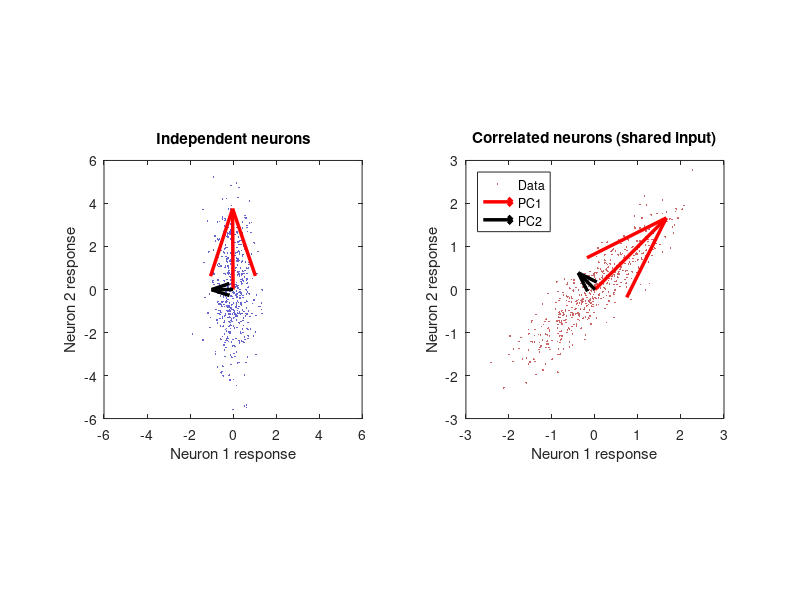
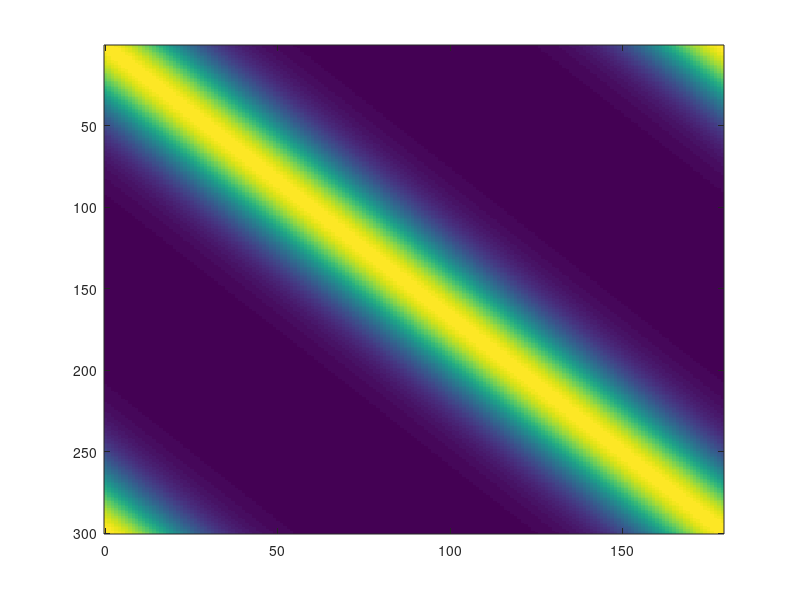

These charts were generated, in order, by the following MATLAB code: (Note: this script raises an error after producing the figures.)
%% PCANeuroPopTutorial.m
%
% Principal Components Analysis of Neural Population Data
%
% This tutorial introduces PCA as a tool for understanding the geometry of
% neural population responses. It is designed to be run section by section
% (Ctrl+Enter / Cmd+Enter in each cell). Read the comments carefully -- the
% conceptual narrative and homework problems are embedded in the code.
%
% The tutorial builds in four stages:
%
%   Part I.   Why neural populations live in low-dimensional subspaces
%   Part II.  Covariance and its eigensystem -- the mathematical backbone of PCA
%   Part III. PCA on a simulated orientation-tuning population
%   Part IV.  PCA with two-dimensional stimuli (orientation × spatial frequency)
%   Part V.   Fixed-axis projection -- comparing two populations in a common space
%
% Prerequisites: linear algebra tutorial, stochastic processes tutorial
%
% Author:  Shin Kira (skira@fsu.edu)
% Created: 2026
%
% Dependencies: none (self-contained)

clear all
close all

%% ========================================================================
%  Part I.  Motivation: why neural data is high-dimensional but structured
%% ========================================================================

% Suppose you record simultaneously from N neurons while showing a visual
% stimulus. Each neuron's response at one moment is a single number. So
% the combined state of the population at that moment is a point in an
% N-dimensional space -- one axis per neuron.
%
% If N = 300, the population state lives in a 300-dimensional space. That
% sounds intractable. But neurons are not independent: they share inputs,
% are embedded in circuits, and respond to common stimulus features. These
% shared influences mean that the population does NOT wander freely through
% all 300 dimensions. Instead, its responses cluster around a
% low-dimensional surface -- a *manifold* -- embedded in that large space.
%
% PCA is a principled way to find the orientation of that manifold. It
% answers: what are the directions in neuron-space along which the
% population varies the most across stimuli?
%
% To build intuition, let's start with a 2-neuron "population" and
% visualize everything directly.

%% -------------------------------------------------------------------------
%  Example 1: two neurons, uncorrelated
%  -------------------------------------------------------------------------

rng(42)  % fix random seed for reproducibility

N_samples = 500;

% Two neurons with independent responses (different standard deviations)
neuron1 = randn(N_samples, 1) * 0.5;   % sd = 0.5
neuron2 = randn(N_samples, 1) * 2.0;   % sd = 2.0

Dist_indep = [neuron1, neuron2];

figure(1); clf
subplot(1,2,1)
plot(Dist_indep(:,1), Dist_indep(:,2), '.', 'MarkerSize', 4, 'Color', [0.4 0.4 0.8])
axis([-6 6 -6 6]); axis square
xlabel('Neuron 1 response'); ylabel('Neuron 2 response')
title('Independent neurons')

% The cloud of points is axis-aligned: knowing neuron 1''s response tells
% you nothing about neuron 2's response. The "natural" axes of this
% distribution are the x and y axes themselves.

%% -------------------------------------------------------------------------
%  Example 2: two neurons, correlated
%  -------------------------------------------------------------------------

% Now imagine both neurons receive a common input (e.g., a shared stimulus
% drive). We construct correlated responses by mixing independent sources.

common  = randn(N_samples, 1);
private = randn(N_samples, 1);

neuron1_corr = 0.8 * common + 0.2 * private;
neuron2_corr = 0.8 * common - 0.2 * private;

Dist_corr = [neuron1_corr, neuron2_corr];

subplot(1,2,2)
plot(Dist_corr(:,1), Dist_corr(:,2), '.', 'MarkerSize', 4, 'Color', [0.8 0.4 0.4])
axis([-3 3 -3 3]); axis square
xlabel('Neuron 1 response'); ylabel('Neuron 2 response')
title('Correlated neurons (shared input)')

% The correlated cloud is elongated along the diagonal. The "natural" axes
% are no longer the x and y axes -- they're rotated. PCA finds these
% natural axes.

% Homework question 1.
% (a) What does the orientation of the elongated cloud tell you about the
%     relationship between the two neurons?
% (b) If common input is much stronger than private noise, what shape does
%     the cloud approach? What does PCA return in that limit?
% (c) What would the cloud look like if neuron2 = -neuron1 + noise?
%     How would PCA change?

%% ========================================================================
%  Part II.  The covariance matrix and its eigensystem
%% ========================================================================

% The covariance matrix captures pairwise relationships between all pairs
% of neurons. For a population recorded over many stimuli, the (i,j) entry
% of the covariance matrix is:
%
%   Cov(i,j) = <r_i * r_j> - <r_i><r_j>
%
% where <.> denotes the average across stimuli (or trials). The diagonal
% entries are the variances of each neuron; off-diagonal entries reflect
% how much two neurons co-vary. Let's compute the covariance matrix for
% our two example distributions.

C_indep = cov(Dist_indep);
C_corr  = cov(Dist_corr);

fprintf('\nCovariance matrix, independent neurons:\n');
disp(C_indep)
fprintf('Covariance matrix, correlated neurons:\n');
disp(C_corr)

% For the independent case, the off-diagonal entries are near zero (small
% sampling noise only). For the correlated case, they are large and
% positive, reflecting the shared drive.

% The key insight: the *eigenvectors* of the covariance matrix point along
% the natural axes of the data cloud. The corresponding *eigenvalues* tell
% you how much variance falls along each eigenvector.

[V_indep, D_indep] = eig(C_indep);
[V_corr,  D_corr]  = eig(C_corr);

% Sort by descending eigenvalue (MATLAB's eig doesn't guarantee order)
[d_indep, idx] = sort(diag(D_indep), 'descend');
V_indep = V_indep(:, idx);

[d_corr, idx] = sort(diag(D_corr), 'descend');
V_corr = V_corr(:, idx);

fprintf('Eigenvalues (independent): %.3f, %.3f\n', d_indep(1), d_indep(2));
fprintf('Eigenvalues (correlated):  %.3f, %.3f\n', d_corr(1),  d_corr(2));

% Now superimpose the eigenvectors on the scatter plots
figure(1)
subplot(1,2,1); hold on
scale = 2;
quiver(0, 0, scale*V_indep(1,1)*sqrt(d_indep(1)), scale*V_indep(2,1)*sqrt(d_indep(1)), ...
    0, 'r', 'LineWidth', 2.5, 'MaxHeadSize', 0.5)
quiver(0, 0, scale*V_indep(1,2)*sqrt(d_indep(2)), scale*V_indep(2,2)*sqrt(d_indep(2)), ...
    0, 'k', 'LineWidth', 2.5, 'MaxHeadSize', 0.5)
hold off

subplot(1,2,2); hold on
quiver(0, 0, scale*V_corr(1,1)*sqrt(d_corr(1)), scale*V_corr(2,1)*sqrt(d_corr(1)), ...
    0, 'r', 'LineWidth', 2.5, 'MaxHeadSize', 0.5)
quiver(0, 0, scale*V_corr(1,2)*sqrt(d_corr(2)), scale*V_corr(2,2)*sqrt(d_corr(2)), ...
    0, 'k', 'LineWidth', 2.5, 'MaxHeadSize', 0.5)
legend('Data', 'PC1', 'PC2', 'Location', 'northwest')
hold off

% For the independent case the eigenvectors line up with the coordinate
% axes (as expected). For the correlated case they are rotated ~45 degrees,
% aligned with the main axis of the elongated cloud.

% Homework question 2.
% (a) The length of each arrow is scaled by sqrt(eigenvalue). Why is that
%     a meaningful choice? What does it represent geometrically?
% (b) The total variance of the population (summed across neurons) equals
%     the sum of all eigenvalues. Verify this for both distributions using
%     the diagonal of the covariance matrix and the eigenvalues.
% (c) PCA is equivalent to finding a rotation of the coordinate axes such
%     that the covariance matrix becomes diagonal in the new frame. Convince
%     yourself of this by computing V' * C * V for the correlated case.
%     What do you find?

%% ========================================================================
%  Part III.  PCA on a simulated orientation-tuning population
%% ========================================================================

% Now let's move to a realistic neural setting: a population of N neurons
% tuned to stimulus orientation. This mirrors a cortical recording in which
% many V1 neurons respond to oriented gratings with different preferred
% orientations.

%% -------------------------------------------------------------------------
%  Simulate population responses
%  -------------------------------------------------------------------------

N         = 300;           % number of neurons
baseline  = 0.1;           % baseline response (e.g., dF/F or normalized spike rate)
gain      = 1.0;           % response gain

% Preferred orientations, uniformly tiling 0..180 degrees
% (orientation is a 180-degree variable because a grating at 0 deg looks
% the same as one at 180 deg)
pref_oris = linspace(0, 179.9, N)';   % N x 1, degrees

% Stimulus orientations to present
stim_oris = 0:1:179;                  % 180 orientations, 1-deg steps

% Orientation tuning: von Mises-like function, 180-deg periodic.
% The response of neuron n to stimulus s is:
%   R(n,s) = baseline + gain * exp( kappa * cos( 2*(theta_s - theta_n) ) )
%
% kappa controls tuning width: larger kappa = sharper tuning.
kappa = 3 * ones(N, 1);

deg2rad    = pi / 180;
theta_pref = pref_oris * deg2rad;     % N x 1
theta_stim = stim_oris * deg2rad;     % 1 x S

S = numel(stim_oris);
R = zeros(N, S);

for s = 1:S
    dtheta  = theta_stim(s) - theta_pref;      % N x 1
    R(:, s) = baseline + gain * exp(kappa .* cos(2 * dtheta));
end

% Normalize each neuron's responses so that its maximum = baseline + gain.
% This removes differences in absolute firing rate across neurons and lets
% us focus on the shape of the population code.
R = R ./ max(R, [], 2) * (baseline + gain);

fprintf('Population response matrix R: %d neurons x %d stimuli\n', size(R,1), size(R,2));

%% -------------------------------------------------------------------------
%  Visualize the population response matrix
%  -------------------------------------------------------------------------

figure(2); clf
set(gcf, 'OuterPosition', [50 100 700 600])
imagesc(stim_oris, 1:N, R);
colormap(parula); colorbar;
xlabel('Stimulus orientation (deg)');
ylabel('Neuron index');
title('Population response matrix R  (neurons × stimuli)', 'FontSize', 16);

% Each row is the tuning curve of one neuron. You can see the diagonal
% band of high activity: each neuron responds strongly when the stimulus
% orientation matches its preference.

%% -------------------------------------------------------------------------
%  Example tuning curves
%  -------------------------------------------------------------------------

example_neurons = [1 51 101 151 201 251];   % neurons with different preferences
colors = lines(numel(example_neurons));

figure(3); clf
set(gcf, 'OuterPosition', [50 100 750 500])
hold on
for ii = 1:numel(example_neurons)
    n = example_neurons(ii);
    plot(stim_oris, R(n,:), 'LineWidth', 2, 'Color', colors(ii,:));
end
hold off
xlabel('Stimulus orientation (deg)');
ylabel('Normalized response');
title('Example tuning curves', 'FontSize', 16);
legend(arrayfun(@(n) sprintf('Neuron %d (pref %.0f°)', n, pref_oris(n)), ...
    example_neurons, 'UniformOutput', false), 'Location', 'northeast');
xlim([0 180]);

%% -------------------------------------------------------------------------
%  Run PCA
%  -------------------------------------------------------------------------

% Convention: rows of X are observations (stimuli), columns are features (neurons).
% We mean-center across stimuli before running PCA -- this removes any
% constant offset that is the same for every stimulus.

X  = R.';             % [S x N] -- each row is one stimulus condition
Xc = X - mean(X, 1); % subtract per-neuron mean across stimuli

[coeff, score, latent] = pca(Xc);
% coeff:  [N x N] -- columns are principal component directions (in neuron space)
% score:  [S x N] -- projections of each stimulus onto each PC
% latent: [N x 1] -- eigenvalues (variance explained by each PC)

explVar    = 100 * latent / sum(latent);
cumExplVar = cumsum(explVar);

%% -------------------------------------------------------------------------
%  Scree plot -- how many dimensions does the representation need?
%  -------------------------------------------------------------------------

figure(4); clf
set(gcf, 'OuterPosition', [800 100 700 550])

subplot(2,1,1)
plot(1:numel(explVar), cumExplVar, '-o', 'LineWidth', 1.5, ...
    'MarkerSize', 4, 'Color', [0.2 0.5 0.8])
yline(90, '--k', '90%', 'LabelHorizontalAlignment', 'left');
yline(99, '--r', '99%', 'LabelHorizontalAlignment', 'left');
xlabel('Number of PCs');
ylabel('Cumulative variance (%)');
title('Explained variance (orientation-only population)', 'FontSize', 14);
grid on; ylim([0 101]);

subplot(2,1,2)
plot(1:20, explVar(1:20), '-o', 'LineWidth', 1.5, ...
    'MarkerSize', 5, 'Color', [0.8 0.3 0.2])
xlabel('PC index');
ylabel('Variance explained (%)');
title('Per-PC variance (first 20 PCs)', 'FontSize', 14);
grid on;

fprintf('\nTop 3 PCs explain: %.1f%%, %.1f%%, %.1f%%\n', ...
    explVar(1), explVar(2), explVar(3));

% If you ran the simulation correctly, you should find that the top 2--3
% PCs explain almost all the variance. Why? Because all 300 neurons are
% tuned to orientation in the same smooth way -- the population only needs
% a small number of "basis functions" to represent all 180 orientations.

% Homework question 3.
% (a) How many PCs are needed to explain 99% of the variance? Compare this
%     to the number of neurons (N = 300) and the number of stimuli (S = 180).
%     What does this tell you about the intrinsic dimensionality of the
%     orientation representation?
% (b) Repeat the simulation with kappa = 1 (broader tuning) and kappa = 8
%     (sharper tuning). How does the explained variance plot change? Why?
% (c) Add Gaussian noise to R (noise_sigma = 0.1 * randn(size(R))) before
%     running PCA. How does the scree plot change? What does this tell you
%     about what PCA "sees" in noisy data?

%% -------------------------------------------------------------------------
%  The orientation ring: PC1-PC2 space
%  -------------------------------------------------------------------------

% Color each stimulus by its orientation using a cyclic (HSV) colormap.
% Since orientation is periodic (0 deg == 180 deg visually), a cyclic
% colormap is the right choice.

angles_color = linspace(0, 2*pi, S+1);
angles_color(end) = [];
cmap_ori = hsv2rgb([angles_color'/(2*pi), ones(S,1), ones(S,1)]);

figure(5); clf
set(gcf, 'OuterPosition', [50 100 700 700])
hold on

% Draw the connecting line (stimuli in order) to show the ring structure
plot(score(:,1), score(:,2), '-k', 'LineWidth', 1.0)
plot([score(end,1) score(1,1)], [score(end,2) score(1,2)], '-k', 'LineWidth', 1.0)

for s = 1:S
    scatter(score(s,1), score(s,2), 40, cmap_ori(s,:), 'filled', ...
        'MarkerEdgeColor', 'k', 'LineWidth', 0.3);
end

xlabel(sprintf('PC1 (%.1f%%)', explVar(1)));
ylabel(sprintf('PC2 (%.1f%%)', explVar(2)));
title('Population response geometry: PC1 vs PC2', 'FontSize', 16);

colormap(gca, cmap_ori);
c = colorbar;
tick_oris = 0:30:180;
c.Ticks = tick_oris / 180;
c.TickLabels = string(tick_oris) + "°";
c.Label.String = 'Stimulus orientation';

axis equal; grid on; hold off

% The population response traces out a *ring* (approximately a circle) in
% PC1-PC2 space. This is the "orientation manifold" of V1-like populations.
%
% Why a ring? Orientation is a periodic variable. As the stimulus rotates
% from 0 to 180 degrees, the population activity vector rotates through
% neuron space -- and when mapped to PC space it sweeps out a closed loop.
% The precise shape is approximately circular because of the smooth,
% periodic nature of von Mises tuning.

%% -------------------------------------------------------------------------
%  What do PC1 and PC2 look like in neuron space?
%  -------------------------------------------------------------------------

% The principal components are vectors in neuron space. Each entry
% (coeff(n, k)) tells you how much neuron n contributes to PC k.
% Let's plot the first two PCs as functions of the neurons' preferred
% orientations -- this reveals their interpretation.

figure(6); clf
set(gcf, 'OuterPosition', [800 100 750 500])
hold on
plot(pref_oris, coeff(:,1), 'b-', 'LineWidth', 2);
plot(pref_oris, coeff(:,2), 'r-', 'LineWidth', 2);
xlabel('Preferred orientation of neuron (deg)');
ylabel('PC loading');
title('PC loadings as a function of preferred orientation', 'FontSize', 16);
legend('PC1', 'PC2');
xlim([0 180]); grid on; hold off

% PC1 and PC2 look like sinusoids -- cosine and sine -- as functions of
% preferred orientation. This makes geometric sense: they are the first two
% Fourier components of the orientation "circle". Together they encode
% which direction on the ring the population is pointing.
%
% This gives us a beautiful interpretation: PC1 and PC2 form a 2D
% coordinate system that captures orientation as an angle. Reading out
% the stimulus orientation from the population is equivalent to computing
% atan2(score2, score1).

% Verify: can we recover the stimulus from PC coordinates alone?
est_ori_rad = atan2(score(:,2), score(:,1));   % recover angle from PC plane
est_ori_deg = mod(est_ori_rad * 180/pi, 360);
% atan2 returns values in (-180, 180), and our orientation is periodic over
% 180 deg (not 360), so we need to fold back:
est_ori_deg = mod(est_ori_deg, 180);

figure(7); clf
set(gcf, 'OuterPosition', [50 100 650 500])
plot(stim_oris, est_ori_deg, '.', 'MarkerSize', 5, 'Color', [0.3 0.6 0.9])
hold on; plot([0 180], [0 180], '-k', 'LineWidth', 1.5); hold off
xlabel('True stimulus orientation (deg)');
ylabel('Estimated orientation from PCs (deg)');
title('Orientation decoded from PC1-PC2 alone', 'FontSize', 16);
grid on; axis square

% Homework question 4.
% (a) Why does the decoded orientation have a discontinuity or "fold" at
%     some stimulus values? What is the relationship between the 180-deg
%     periodicity of orientation and the 360-deg range of atan2?
% (b) How would you modify the decoding to handle the 180-deg vs 360-deg
%     ambiguity perfectly? Hint: think about how a 2*theta wrapping affects
%     the response.
% (c) If you added a third neuron class tuned to colors (not orientation),
%     where in the PC space would color responses appear? What would the
%     scree plot look like?

%% -------------------------------------------------------------------------
%  Effect of tuning width on population geometry
%  -------------------------------------------------------------------------

% Let's compare populations with different kappa values side by side.

figure(8); clf
set(gcf, 'OuterPosition', [50 100 1200 450])

kappa_vals  = [1, 3, 8];
panel_titles = {'Broad tuning (κ = 1)', 'Medium tuning (κ = 3)', 'Sharp tuning (κ = 8)'};

for ki = 1:3
    kv = kappa_vals(ki);
    kappa_v = kv * ones(N, 1);

    Rv = zeros(N, S);
    for s = 1:S
        dtheta   = theta_stim(s) - theta_pref;
        Rv(:, s) = baseline + gain * exp(kappa_v .* cos(2 * dtheta));
    end
    Rv = Rv ./ max(Rv, [], 2) * (baseline + gain);

    Xv  = Rv.';
    Xvc = Xv - mean(Xv, 1);
    [~, sv, lv] = pca(Xvc);

    ev = 100 * lv / sum(lv);

    subplot(1,3,ki)
    plot(sv(:,1), sv(:,2), '-k', 'LineWidth', 0.8); hold on
    plot([sv(end,1) sv(1,1)], [sv(end,2) sv(1,2)], '-k', 'LineWidth', 0.8);
    for s = 1:S
        scatter(sv(s,1), sv(s,2), 20, cmap_ori(s,:), 'filled');
    end
    hold off
    axis equal; grid on;
    xlabel('PC1'); ylabel('PC2');
    title(sprintf('%s\n%.1f%% + %.1f%%', panel_titles{ki}, ev(1), ev(2)), 'FontSize', 13);
end

% Notice that all three populations form a ring, but the *radius* and
% how variance is distributed across PCs differs. With sharper tuning,
% each neuron responds to fewer stimuli, so the responses are more
% "spiky" and higher PCs carry more variance (the ring is rougher). With
% broader tuning, the responses are smoother and nearly all variance
% collapses into the first two PCs.

%% ========================================================================
%  Part IV.  PCA with two-dimensional stimuli: orientation × spatial frequency
%% ========================================================================

% Real visual neurons are tuned to both orientation AND spatial frequency
% (SF). A neuron preferring vertical gratings at 2 c/deg responds poorly
% to horizontal gratings or to very low/high spatial frequencies. When we
% vary both dimensions independently, the population response traces out a
% more complex surface in neuron space -- a torus.

%% -------------------------------------------------------------------------
%  Build an orientation × SF population
%  -------------------------------------------------------------------------

N_ori = 80;    % preferred orientations
N_sf  = 10;    % preferred spatial frequencies per orientation
N2    = N_ori * N_sf;

pref_oris2_base = linspace(0, 179.9, N_ori)';
sf_grid_base    = logspace(-2, 1, N_sf);   % 0.01 to 10 c/deg

[ori_idx2, sf_idx2] = ndgrid(1:N_ori, 1:N_sf);
pref_oris2 = pref_oris2_base(ori_idx2(:));   % N2 x 1
pref_sfs2  = sf_grid_base(sf_idx2(:))';      % N2 x 1

% Stimulus grid: all combinations of orientation and SF
stim_oris2 = 0:15:165;    % 12 orientations
stim_sfs2  = logspace(-2, 1, 8);   % 8 SFs

[ori_sg, sf_sg] = ndgrid(1:numel(stim_oris2), 1:numel(stim_sfs2));
stim_ori_list = stim_oris2(ori_sg(:));   % n_cond x 1
stim_sf_list  = stim_sfs2(sf_sg(:));     % n_cond x 1
n_cond2       = numel(stim_ori_list);

% Tuning parameters
kappa2    = 3 * ones(N2, 1);   % orientation selectivity
sf_sigma2 = 0.5 * ones(N2, 1); % SF bandwidth in log10 units

deg2rad2     = pi/180;
theta_pref2  = pref_oris2 * deg2rad2;
log_pref_sfs = log10(pref_sfs2);

% Compute population responses
R2 = zeros(N2, n_cond2);

for c = 1:n_cond2
    theta_stim2  = stim_ori_list(c) * deg2rad2;
    dtheta2      = theta_stim2 - theta_pref2;                  % N2 x 1
    ori_tuning2  = exp(kappa2 .* cos(2 * dtheta2));

    log_sf_stim = log10(stim_sf_list(c));
    dlog_sf      = log_sf_stim - log_pref_sfs;                 % N2 x 1
    sf_tuning2   = exp(-(dlog_sf.^2) ./ (2 * sf_sigma2.^2));

    R2(:, c) = baseline + gain * (ori_tuning2 .* sf_tuning2);
end

fprintf('Orientation × SF population: %d neurons, %d stimulus conditions\n', N2, n_cond2);

%% -------------------------------------------------------------------------
%  PCA on the orientation × SF population
%  -------------------------------------------------------------------------

X2  = R2.';
X2c = X2 - mean(X2, 1);

[~, score2, latent2] = pca(X2c);
explVar2 = 100 * latent2 / sum(latent2);

fprintf('Top 5 PCs explain: %.1f%%, %.1f%%, %.1f%%, %.1f%%, %.1f%%\n', ...
    explVar2(1), explVar2(2), explVar2(3), explVar2(4), explVar2(5));

%% -------------------------------------------------------------------------
%  Color coding: orientation = hue, SF = saturation
%  -------------------------------------------------------------------------

nOri_c2 = numel(stim_oris2);
hues2    = linspace(0, 1, nOri_c2+1)';
hues2(end) = [];

[~, ori_idx_for_cond] = ismember(stim_ori_list, stim_oris2);

sf_min2   = min(stim_sf_list);
sf_max2   = max(stim_sf_list);
sf_norm2  = (stim_sf_list - sf_min2) / (sf_max2 - sf_min2);
saturation = 0.2 + 0.8 * sf_norm2;   % low SF -> pale, high SF -> vivid

colors2 = zeros(n_cond2, 3);
for i = 1:n_cond2
    colors2(i,:) = hsv2rgb([hues2(ori_idx_for_cond(i)), saturation(i), 1]);
end

%% -------------------------------------------------------------------------
%  3D PC plot: orientation × SF manifold
%  -------------------------------------------------------------------------

figure(9); clf
set(gcf, 'OuterPosition', [50 100 750 750])
hold on

plot3(score2(:,1), score2(:,2), score2(:,3), '-k', 'LineWidth', 0.8);

for i = 1:n_cond2
    scatter3(score2(i,1), score2(i,2), score2(i,3), ...
        70, colors2(i,:), 'filled', 'MarkerEdgeColor','k', 'LineWidth', 0.3);
end

xlabel(sprintf('PC1 (%.1f%%)', explVar2(1)));
ylabel(sprintf('PC2 (%.1f%%)', explVar2(2)));
zlabel(sprintf('PC3 (%.1f%%)', explVar2(3)));
title('Orientation × SF population: PC1-PC2-PC3 manifold', 'FontSize', 16);

cmap2 = hsv2rgb([hues2, ones(nOri_c2,1), ones(nOri_c2,1)]);
colormap(gca, cmap2);
c2 = colorbar;
tick_oris2    = 0:30:165;
c2.Ticks      = tick_oris2 / max(stim_oris2);
c2.TickLabels = string(tick_oris2) + "°";
c2.Label.String = 'Orientation (hue), SF (saturation)';

grid on; axis equal; view(3); hold off

% With two stimulus dimensions, the manifold is no longer a simple ring.
% Instead it takes the form of a torus: orientation wraps around one
% direction (the ring we saw before), and SF varies along the "tube"
% of the torus. The dimensionality of the representation has increased --
% we now need more PCs to capture the full variance.

%% -------------------------------------------------------------------------
%  Scree plot comparison: 1D vs 2D stimuli
%  -------------------------------------------------------------------------

figure(10); clf
set(gcf, 'OuterPosition', [800 100 700 500])
hold on
plot(1:20, cumExplVar(1:20), '-o', 'LineWidth', 1.8, ...
    'MarkerSize', 5, 'Color', [0.2 0.5 0.9], 'DisplayName', 'Orientation only');
plot(1:20, cumsum(explVar2(1:20)), '-s', 'LineWidth', 1.8, ...
    'MarkerSize', 5, 'Color', [0.9 0.3 0.2], 'DisplayName', 'Orientation × SF');
yline(90, '--k');
hold off
xlabel('Number of PCs');
ylabel('Cumulative variance (%)');
title('Dimensionality: 1D vs 2D stimuli', 'FontSize', 16);
legend('Location', 'southeast'); grid on;

% Homework question 5.
% (a) Why does the 2D stimulus set require more PCs to reach 90% explained
%     variance than the 1D set? Relate your answer to the intrinsic
%     dimensionality of the stimulus space.
% (b) If you were to record from a real V1 population using random stimuli
%     (pink noise images), would you expect the scree plot to decay faster
%     or slower than the orientation-only case? Why?
% (c) How would the torus shape change if all neurons had the same preferred
%     SF (i.e., N_sf = 1)? What would the scree plot look like?

%% ========================================================================
%  Part V.  Fixed-axis projection: comparing two populations
%% ========================================================================

% A powerful use of PCA is to compare how a population responds to two
% different conditions. If we run PCA separately on each condition, the
% PC axes may differ between conditions, making direct comparison hard.
%
% A better approach: define the PC axes using one reference (baseline)
% condition, then project BOTH populations onto those same axes. Changes
% in the shape or location of the resulting clouds then directly reflect
% true changes in population geometry, not just rotation of the PC frame.

%% -------------------------------------------------------------------------
%  Simulate two conditions: baseline and "biased" (cardinal SF gain)
%  -------------------------------------------------------------------------

% In the "biased" condition, neurons preferring cardinal orientations
% (0 deg and 90 deg) respond more strongly to their preferred SF than
% neurons preferring oblique orientations. This is inspired by psychophysical
% and physiological evidence for cardinal-oblique anisotropies in V1.

sf_gain_amp = 0.5;   % strength of the cardinal bias

% Cardinal modulation: neurons tuned near 0 or 90 deg get a gain boost.
% cos(2*theta)^2 peaks at 0 and 90 deg (the cardinals) and is zero at
% the obliques (45 and 135 deg).
cardinal_mod = 1 + sf_gain_amp * (cos(2 * theta_pref2)).^2;   % N2 x 1

% Baseline population (no cardinal bias)
R_base = R2;   % already computed above

% Biased population: SF tuning is amplified for cardinals
R_bias = zeros(N2, n_cond2);
for c = 1:n_cond2
    theta_stim2  = stim_ori_list(c) * deg2rad2;
    dtheta2      = theta_stim2 - theta_pref2;
    ori_tuning2  = exp(kappa2 .* cos(2 * dtheta2));

    log_sf_stim = log10(stim_sf_list(c));
    dlog_sf      = log_sf_stim - log_pref_sfs;
    sf_tuning2   = exp(-(dlog_sf.^2) ./ (2 * sf_sigma2.^2));

    % Apply cardinal-dependent SF gain
    sf_tuning_biased = cardinal_mod .* sf_tuning2;

    R_bias(:, c) = baseline + gain * (ori_tuning2 .* sf_tuning_biased);
end

%% -------------------------------------------------------------------------
%  PCA on baseline, project biased onto the same axes
%  -------------------------------------------------------------------------

% Step 1: compute the baseline PC axes
X_base  = R_base.';
X_basec = X_base - mean(X_base, 1);   % center using baseline mean

[coeff_base, score_base, latent_base] = pca(X_basec);
explVar_base = 100 * latent_base / sum(latent_base);

% Step 2: project the biased population using the SAME mean and axes
X_bias  = R_bias.';
X_biasc = X_bias - mean(X_base, 1);   % subtract BASELINE mean (not biased mean)
score_bias_fixed = X_biasc * coeff_base;   % project onto baseline PCs

% By subtracting the baseline mean and projecting onto baseline PCs,
% any difference in score_bias vs score_base directly reflects changes
% in population activity patterns, not an artifact of re-centering or
% re-rotating PCs.

%% -------------------------------------------------------------------------
%  Compare the two manifolds in the shared PC space
%  -------------------------------------------------------------------------

figure(11); clf
set(gcf, 'OuterPosition', [50 100 1350 650])

subplot(1,2,1)
hold on
plot3(score_base(:,1), score_base(:,2), score_base(:,3), '-k', 'LineWidth', 0.8)
for i = 1:n_cond2
    scatter3(score_base(i,1), score_base(i,2), score_base(i,3), ...
        60, colors2(i,:), 'filled', 'MarkerEdgeColor','k', 'LineWidth', 0.3);
end
xlabel('PC1'); ylabel('PC2'); zlabel('PC3');
title(sprintf('Baseline population\n(%.1f/%.1f/%.1f%%)', ...
    explVar_base(1), explVar_base(2), explVar_base(3)), 'FontSize', 14);
grid on; axis equal; view(3); hold off
colormap(gca, cmap2);

subplot(1,2,2)
hold on
plot3(score_bias_fixed(:,1), score_bias_fixed(:,2), score_bias_fixed(:,3), ...
    '-k', 'LineWidth', 0.8)
for i = 1:n_cond2
    scatter3(score_bias_fixed(i,1), score_bias_fixed(i,2), score_bias_fixed(i,3), ...
        60, colors2(i,:), 'filled', 'MarkerEdgeColor','k', 'LineWidth', 0.3);
end
xlabel('PC1 (baseline)'); ylabel('PC2 (baseline)'); zlabel('PC3 (baseline)');
title(sprintf('Biased population (cardinal SF gain = %.1f)\nprojected onto baseline PCs', ...
    sf_gain_amp), 'FontSize', 14);
grid on; axis equal; view(3); hold off
colormap(gca, cmap2);

sgtitle('Fixed-axis comparison: baseline vs cardinal-biased population', 'FontSize', 16);

% Comparing the two panels, you should notice that the biased population's
% manifold has a different shape than the baseline in the shared PC space.
% Cardinal orientations (red/blue points) are displaced, reflecting the
% extra SF gain their neurons receive. Oblique orientations are relatively
% unchanged.
%
% This is the key advantage of the fixed-axis approach: the deformation of
% the manifold is directly interpretable as a change in the population
% code, not a difference in how PCA chose to orient its axes.

%% -------------------------------------------------------------------------
%  Quantify the deformation: distance from baseline in PC space
%  -------------------------------------------------------------------------

% For each stimulus condition, compute the Euclidean distance (in the
% top-3-PC subspace) between where the baseline and biased populations land.
dist_pc3 = sqrt(sum((score_base(:,1:3) - score_bias_fixed(:,1:3)).^2, 2));

% Sort stimulus conditions by orientation for plotting
[sorted_oris, sort_idx] = sort(stim_ori_list);

figure(12); clf
set(gcf, 'OuterPosition', [800 100 700 500])
hold on
scatter(sorted_oris, dist_pc3(sort_idx), 60, colors2(sort_idx,:), ...
    'filled', 'MarkerEdgeColor','k', 'LineWidth', 0.3);
hold off
xlabel('Stimulus orientation (deg)');
ylabel('Distance in PC1-PC3 space (baseline vs biased)');
title('Manifold deformation: where does the cardinal bias show up?', 'FontSize', 14);
xlim([-5 170]); grid on;

% The deformation should be largest for cardinal orientations (0 and 90 deg)
% and smallest for obliques (45 deg). This quantitative readout gives you
% a geometric signature of the population-level effect of the cardinal bias.

% Homework question 6.
% (a) Vary sf_gain_amp from 0 to 2. How does the shape of figure 11 change?
%     Is there a threshold below which the bias is undetectable in the
%     PC plot?
% (b) The fixed-axis projection subtracts the *baseline* mean before
%     projecting the biased data. What would happen if you instead
%     subtracted the biased population's own mean? Would the comparison
%     still be valid? When might you prefer one over the other?
% (c) Design an experiment using synthetic data: generate a biased
%     population with a bias that affects only low-SF responses (not high
%     SF). Predict how figures 11 and 12 would look, then verify with code.

%% ========================================================================
%  Summary
%% ========================================================================
%
%  In this tutorial we have covered:
%
%  1. Neural population responses form low-dimensional manifolds in the
%     high-dimensional space of all possible population states.
%
%  2. The covariance matrix captures pairwise correlations between neurons.
%     Its eigenvectors define "natural" axes (PCs); eigenvalues give the
%     variance along each axis.
%
%  3. For an orientation-tuning population, PCA recovers a *ring* in
%     PC1-PC2 space. The ring reflects the 180-deg periodicity of the
%     stimulus variable. PC1 and PC2 have cosine/sine loadings over
%     preferred orientation and can be used to decode stimulus orientation
%     directly.
%
%  4. Adding a second stimulus dimension (spatial frequency) expands the
%     manifold from a ring to a torus, requiring more PCs to capture the
%     full variance.
%
%  5. Fixed-axis projection -- defining PC axes from a reference condition
%     and projecting a second condition onto those axes -- allows direct,
%     interpretable comparison of population geometry across conditions.
%
%  Further reading:
%   - Cunningham & Yu (2014). Dimensionality reduction for large-scale
%     neural recordings. Nature Neuroscience.
%   - Jazayeri & Ostojic (2021). Interpreting neural computations by
%     examining intrinsic and embedding dimensionality. Current Opinion
%     in Neurobiology.
%   - Rieke et al., PCATutorial.m (this course).
